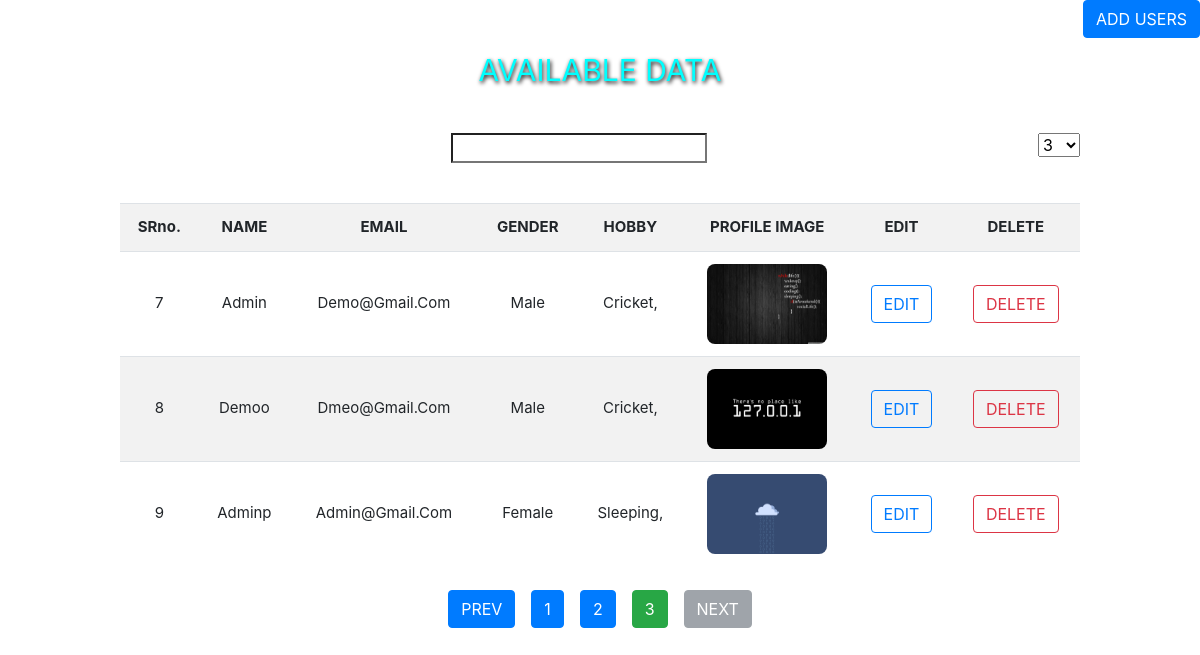
The app's page /show-data.php?page=3&number_result=3 with its own data.
### tables this page shows
CREATE TABLE `form_data` (
  `id` int(4) NOT NULL,
  `full_name` varchar(30) NOT NULL,
  `email` varchar(50) NOT NULL,
  `gender` varchar(10) NOT NULL,
  `hobby` varchar(30) NOT NULL,
  `img` varchar(50) NOT NULL,
  `tstamp` datetime NOT NULL DEFAULT current_timestamp()
);

### show-table.php (the view, shortened to what this page needs)
<?php
include 'conn.php';
?>
<?php
if (isset($_POST['s']) && ($_POST['s'] != null || $_POST['s'] != "")) {
    $search = $_POST['s'];
    if (!isset($_GET['page'])) {
        $page = 1;
    } else {
        if ($_GET['page']) {
            header('show-data.php?page=" . ($page + 1) . "&number_result=" . $number_of_result . "');
        }
        $page = $_GET['page'];
    }
    if (isset($_GET['number_result'])) {
        $number_of_result = $_GET['number_result'];
    } else {
        $number_of_result = 3;
    }
    $sql = "SELECT * from form_data where full_name LIKE '$search%'";
    $result = mysqli_query($conn, $sql);
    $total_records = mysqli_num_rows($result);
    $start = ($page - 1) * $number_of_result;
?>
    <?php
    $srno = $start + 1;
    $sql = "SELECT * from form_data where full_name LIKE '$search%' limit  $start , $number_of_result ";
    $result = mysqli_query($conn, $sql);
    $total = mysqli_num_rows($result);
    ?>
    <table class="table table-striped table-hover " id='table'>
        <tr>
            <th>SRno.</th>
            <th>NAME</th>
            <th>EMAIL</th>
            <th>GENDER</th>
            <th>HOBBY</th>
            <th>PROFILE IMAGE</th>
            <th>EDIT</th>
            <th>DELETE</th>
        </tr>
        <?php
        if ($total > 0) {
            while ($r = mysqli_fetch_assoc($result)) {
        ?>
                <tr name="<?php echo $r['id']; ?>">
                    <td> <?php echo $srno; ?> </td>
                    <td> <?php echo $r['full_name']; ?> </td>
                    <td> <?php echo $r['email']; ?> </td>
                    <td> <?php echo $r['gender']; ?> </td>
                    <td> <?php echo $r['hobby']; ?> </td>
                    <td><img src='upload/<?php echo $r['img']; ?>' width=120 height=80></td>
                    <td><button name='edit' data-toggle='modal' data-target='#editModal' class='edit btn btn-md btn-outline-primary'> EDIT </button></td>
                    <td><button name='delete' class='btn btn-md btn-outline-danger delete' id='delete' data-id="<?php echo $r['id']; ?>"> DELETE </button></td>
                </tr>
        <?php
                $srno++;
            }
            echo "</table>";
            $total_pages = ceil($total_records / $number_of_result);
            if ($page > 1) {
                echo "<a href='show-data.php?page=" . ($page - 1) . "&number_result=" . $number_of_result . "'><button class='btn btn-primary m-2'>PREV</button></a>";
            } else {
                echo "<a href='show-data.php?page=" . $page . "&number_result=" . $number_of_result . "'><button class='btn btn-secondary m-2' disabled style='cursor:not-allowed;'>PREV</button></a>";
            }
            for ($pages = 1; $pages <= $total_pages; $pages++) {
                if ($page == $pages) {
                    echo "<a href='show-data.php?page=" . $pages . "&number_result=" . $number_of_result . "'><button class='btn btn-success m-2'>$pages</button></a>";
                } else
                    echo "<a href='show-data.php?page=" . $pages . "&number_result=" . $number_of_result . "'><button class='btn btn-primary m-2'>$pages</button></a>";
            }
            if ($page > 0 && $page != $pages - 1) {
                echo "<a href='show-data.php?page=" . ($page + 1) . "&number_result=" . $number_of_result . "'><button class='btn-disabled btn btn-primary m-2'>NEXT</button></a>";
            } else {
                echo "<a href='show-data.php?page=" . ($page + 1) . "&number_result=" . $number_of_result . "'><button class='btn-disabled btn btn-secondary m-2' disabled style='cursor:not-allowed;'>NEXT</button></a>";
            }
        } else {
            $path = "show-data.php" . "?page=" . ($page) . "&number_result=" . $number_of_result;
            echo '<script>alert("NO SEARCH RESULT    !!!"); location.replace("' . $path . '"); </script>';
        }
    } else {
        ?>
        <table class="table table-striped table-hover " id='table'>
            <tr>
                <th>SRno.</th>
                <th>NAME</th>
                <th>EMAIL</th>
                <th>GENDER</th>
                <th>HOBBY</th>
                <th>PROFILE IMAGE</th>
                <th>EDIT</th>
                <th>DELETE</th>
            </tr>
            <?php
            if (!isset($_GET['page'])) {
                $page = 1;
            } else {
                $page = $_GET['page'];
            }
            if (isset($_GET['number_result'])) {
                $number_of_result = $_GET['number_result'];
            } else {
                $number_of_result = 3;
            }
            $sql = "SELECT * from form_data";
            $result = mysqli_query($conn, $sql);
            $total_records = mysqli_num_rows($result);
            $start = ($page - 1) * $number_of_result;
            ?>
            <?php
            $srno = $start + 1;
            $sql = "SELECT * from form_data limit " . $start . "," . $number_of_result;
            $result = mysqli_query($conn, $sql);
            $total1 = mysqli_num_rows($result);
            if ($total1 > 0) {
                while ($r = mysqli_fetch_assoc($result)) {
            ?>
                    <tr name="<?php echo $r['id']; ?>">
                        <td> <?php echo $srno; ?> </td>
                        <td> <?php echo $r['full_name']; ?> </td>
                        <td> <?php echo $r['email']; ?> </td>
                        <td> <?php echo $r['gender']; ?> </td>
                        <td> <?php echo $r['hobby']; ?> </td>
                        <td><img src='upload/<?php echo $r['img']; ?>' width=120 height=80></td>
                        <td><button name='edit' data-toggle='modal' data-target='#editModal' class='edit btn btn-md btn-outline-primary'> EDIT </button></td>
                        <td><button name='delete' class='btn btn-md btn-outline-danger delete' id='delete' data-id="<?php echo $r['id']; ?>"> DELETE </button></td>
                    </tr>
        <?php
                    $srno++;
                }
            } else {
                $path = basename($_SERVER['PHP_SELF']) . "?page=" . ($page - 1) . "&number_result=" . $number_of_result;
                echo '<script> location.replace("' . $path . '"); </script>';
            }
            echo "</table>";
            $total_pages = ceil($total_records / $number_of_result);
            if ($page > 1) {
                echo "<a href='show-data.php?page=" . ($page - 1) . "&number_result=" . $number_of_result . "'><button class='btn btn-primary m-2'>PREV</button></a>";
            } else {
                echo "<a href='show-data.php?page=" . $page . "&number_result=" . $number_of_result . "'><button class='btn btn-secondary m-2' disabled style='cursor:not-allowed;'>PREV</button></a>";
            }
            for ($pages = 1; $pages <= $total_pages; $pages++) {
                if ($page == $pages) {
                    echo "<a href='show-data.php?page=" . $pages . "&number_result=" . $number_of_result . "'><button class='btn btn-success m-2'>$pages</button></a>";
                } else
                    echo "<a href='show-data.php?page=" . $pages . "&number_result=" . $number_of_result . "'><button class='btn btn-primary m-2'>$pages</button></a>";
            }
            if ($page > 0 && $page != $pages - 1) {
                echo "<a href='show-data.php?page=" . ($page + 1) . "&number_result=" . $number_of_result . "'><button class='btn-disabled btn btn-primary m-2'>NEXT</button></a>";
            } else {
                echo "<a href='show-data.php?page=" . ($page + 1) . "&number_result=" . $number_of_result . "'><button class='btn-disabled btn btn-secondary m-2' disabled style='cursor:not-allowed;'>NEXT</button></a>";
            }
        }
        ?>

### assest/style.css (style rules this page uses)
.table { width: 80% !important; }
.table td, th { text-transform: capitalize; font-size: 15px; vertical-align: middle; text-align: center; }
img { border-radius: 8px; }

### assest/loader.css (style rules this page uses)
body { overflow: hidden; }

### records on screen
form_data: full_name "Admin", email "Demo@gmail.com", gender "Male", hobby "Cricket,", img (picture)
form_data: full_name "Demoo", email "Dmeo@gmail.com", gender "Male", hobby "Cricket,", img (picture)
form_data: full_name "Adminp", email "Admin@gmail.com", gender "Female", hobby "Sleeping,", img (picture)
